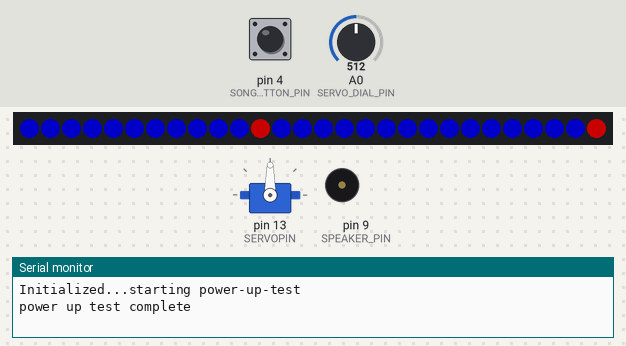
Simulated run of this sketch. Board: Arduino Uno, built with avr-gcc and run on an emulated ATmega328P. On the bench: servo, 28 RGB LEDs in strip order, left to right, buzzer (waves = sounding), the last lines printed to the serial monitor. The test bench sets the inputs (shaded band); at power-on: A0 (SERVO_DIAL_PIN) = 512, pin 4 (SONG_BUTTON_PIN) HIGH. Dim RGB values are drawn brighter than linear.

Above: at 4.0 s.
4.1 s: A0 (SERVO_DIAL_PIN) set to 589
5.9 s: A0 (SERVO_DIAL_PIN) set to 613
At 6.01 s:
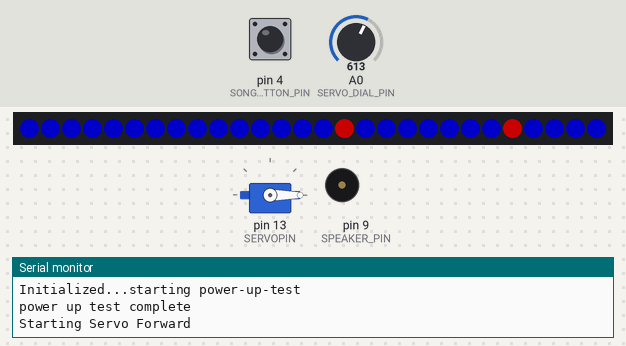
7.6 s: pin 4 (SONG_BUTTON_PIN) pulled LOW for 1 s
At 8.64 s:
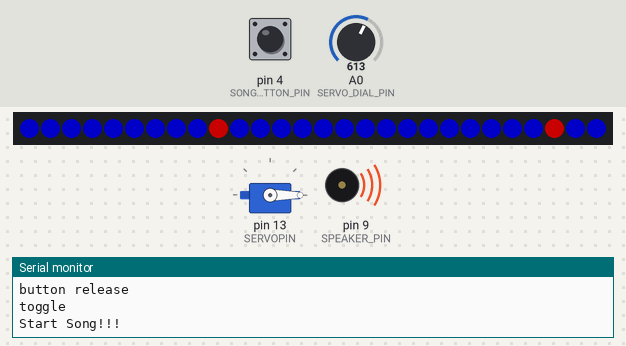
9.2 s: A0 (SERVO_DIAL_PIN) set to 309
10.7 s: A0 (SERVO_DIAL_PIN) set to 290
At 10.87 s:
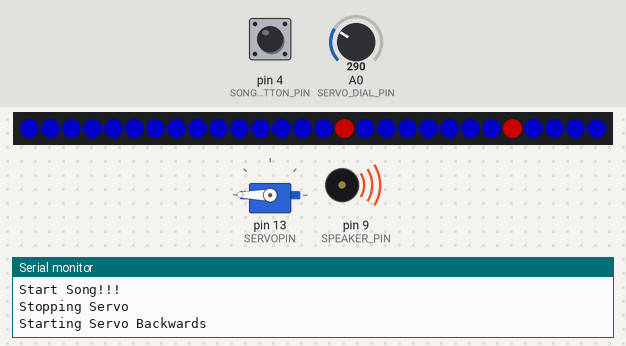
Timing chart, 0 to 13.5 s (numbered marks = the images above; inputs shaded):
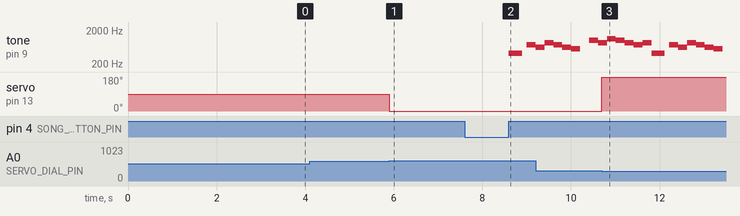

The sketch:

full_board.ino
```cpp
/*=============================================================================
 * full_board.ino
 *
 * This sketch showcases 3 activities going on simultaneously on an Uno:
 *    - continuous servo, controled by a poteniometer
 *    - playing a song on a speaker, controlled by a button
 *    - driving an RGB LED pattern.
 *
 */

/*====================================================
 *Servo defines
 ====================================================*/
#include "Servo.h"

#define SERVOPIN 13

Servo myServo;

typedef enum
{
  SERVO_FWD,
  SERVO_BACK,
  SERVO_STOP
} servo_dir_type;

servo_dir_type servo_dir=SERVO_STOP;

#define SERVO_DIAL_PIN A0

/*====================================================
 * music defines
 ====================================================*/

#define SONG_BUTTON_PIN 4
#define SPEAKER_PIN     9

bool     song_playing = false;
uint32_t song_start_ms;
uint32_t song_next_note_ms;
int      song_current_note_index;

/* This section of #defines sets the frequency for each note in Hz*/
#define NOTE_REST 0
#define NOTE_D3  147
#define NOTE_C4  262
#define NOTE_Db4 277
#define NOTE_D4  294
#define NOTE_Eb4 311
#define NOTE_E4  330
#define NOTE_F4  340
#define NOTE_Gb4 370
#define NOTE_G4  392
#define NOTE_Ab4 413
#define NOTE_A4  440
#define NOTE_Bb4 466
#define NOTE_B4  493
#define NOTE_C5  523
#define NOTE_Db5 554
#define NOTE_D5  587
#define NOTE_Eb5 622
#define NOTE_E5  659
#define NOTE_F5  698
#define NOTE_Gb5 739
#define NOTE_G5  783
#define NOTE_Ab5 830
#define NOTE_A5  880
#define NOTE_Bb5 932
#define NOTE_B5  987
#define NOTE_C6  1046
#define NOTE_Db6 1109

/* To define a song, we need a collection of notes.
 * Each note has a frequency (from the #defines above) and a duration
 */
typedef struct
{
  int freq;
  int duration_ms;
} note_type;

/* This structure will then hold the array of notes to make a song.
 * By specifying the number of notes in the song we're able have that song on "repeat"
 */
typedef struct
{
  note_type *notes;
  int        num_notes;
} song_type;

/* Here are the array definitions for the songs themselves */
note_type scale[]=
{
  {NOTE_C5, 1000},
  {NOTE_D5, 1000},
  {NOTE_E5, 1000},
  {NOTE_F5, 1000},
  {NOTE_G5, 1000},
  {NOTE_A5, 1000},
  {NOTE_B5, 1000},
  {NOTE_C6, 1000}
};

note_type groove[]=
{
  {NOTE_Ab4, 300},
  {NOTE_REST, 100},
  {NOTE_Gb5, 200},
  {NOTE_Eb5, 200},
  {NOTE_Ab5, 200},
  {NOTE_Gb5, 200},
  {NOTE_Eb5, 200},
  {NOTE_Db5, 200},
  {NOTE_REST,200},
  {NOTE_B5,  200},
  {NOTE_Ab5, 200},
  {NOTE_Db6, 200},
  {NOTE_B5,  200},
  {NOTE_Ab5, 200},
  {NOTE_Gb5, 200},
  {NOTE_Ab5, 200}
};

note_type temple[] =
{
  {NOTE_A4, 100},
  {NOTE_REST,50},
  {NOTE_A4, 100},
  {NOTE_REST,50},
  {NOTE_E5, 100},
  {NOTE_REST,50},
  {NOTE_E5, 100},
  {NOTE_REST,50},
  {NOTE_A5, 100},
  {NOTE_REST,50},
  {NOTE_A5, 100},
  {NOTE_REST,50},
  {NOTE_E5, 100},
  {NOTE_REST,50},
  {NOTE_E5, 100},
  {NOTE_REST,50},
  {NOTE_G4, 100},
  {NOTE_REST,50},
  {NOTE_G4, 100},
  {NOTE_REST,50},
  {NOTE_D5, 100},
  {NOTE_REST,50},
  {NOTE_D5, 100},
  {NOTE_REST,50},
  {NOTE_G5, 100},
  {NOTE_REST,50},
  {NOTE_G5, 100},
  {NOTE_REST,50},
  {NOTE_D5, 100},
  {NOTE_REST,50},
  {NOTE_D5, 100},
  {NOTE_REST,50},
  {NOTE_D4, 100},
  {NOTE_REST,50},
  {NOTE_D4, 100},
  {NOTE_REST,50},
  {NOTE_A4, 100},
  {NOTE_REST,50},
  {NOTE_A4, 100},
  {NOTE_REST,50},
  {NOTE_D5, 100},
  {NOTE_REST,50},
  {NOTE_D5, 100},
  {NOTE_REST,50},
  {NOTE_E5, 100},
  {NOTE_REST,50},
  {NOTE_E5, 100},
  {NOTE_REST,50},
  {NOTE_F5, 100},
  {NOTE_REST,50},
  {NOTE_F5, 100},
  {NOTE_REST,50},
  {NOTE_E5, 100},
  {NOTE_REST,50},
  {NOTE_E5, 100},
  {NOTE_REST,50},
  {NOTE_D5, 100},
  {NOTE_REST,50},
  {NOTE_D5, 100},
  {NOTE_REST,50},
  {NOTE_E5, 100},
  {NOTE_REST,50},
  {NOTE_E5, 100},
  {NOTE_REST,50}
};

note_type jaws[] =
{
  {NOTE_B4, 900},
  {NOTE_REST,100},
  {NOTE_C5, 900},
  {NOTE_REST,100}
};

note_type just_beep[] =
{
  {NOTE_E5,   700},
  {NOTE_REST, 300}
};

/* We now use the above-defined song_type to put the song and number of notes in that song */
song_type groove_song={groove, sizeof(groove)/sizeof(note_type)};
song_type temple_song={temple, sizeof(temple)/sizeof(note_type)};
song_type scale_song={scale, 8};
song_type just_beep_song={just_beep, sizeof(just_beep)/sizeof(note_type)};
song_type jaws_song={jaws, sizeof(jaws)/sizeof(note_type)};
song_type alarm_song;

/* this array is a collection of all the songs we want to play */
song_type all_songs[]=
{
  groove_song,
  temple_song,
  scale_song,
  jaws_song,
  just_beep_song
};

int num_songs = sizeof(all_songs)/sizeof(song_type);

/* These varibles alow us to loop over the songs in the "all_songs" array. */
int current_song_index = 0;
song_type song = groove_song;

/* We're debouncing the "song press" button to remove spurious toggles.
 *  That button needs to be held down for SONG_PRESS_BUTTON_TIME milliseconds and then released
 *  before we detect it as an actual button press.
 */
uint32_t song_button_press_ms = 0;
int      last_song_button_state = 1;
#define SONG_BUTTON_PRESS_TIME 500

/*=================================
 * LED Defines
 ===================================*/
#include <FastLED.h>

#define LED_PIN 6
#define LED_TYPE WS2812
#define COLOR_ORDER GRB
#define BRIGHTNESS 100
#define NUM_LEDS 28

/* CRGB is a type used by the FastLED library.  It lets us set color for each LED individualy.
 *  The leds array keeps track of what color is on each pixel of our LED collection.
 */
CRGB leds[NUM_LEDS];

/* We're going to be doing a moving pattern, so we want to keep track of time.
 *  This allows us to control the speed of our LED pattern without using the
 *  arduino's "delay" functions....as using delay would interfere with playing the song.
 */
uint32_t last_pixel_update_ms = 0;
#define PIXEL_UPDATE_RATE_MS 100

/* in the current implementation, we have two rings of LEDs connected to the LED pin:
 *  First, a "big ring" with 16 pixels, then a "small ring" with 12 pixels.
 *  Inside of the leds array, indexes 0 through 15 will reference the "big ring" pixels,
 *  and 16 through 27 will reference the "small ring" pixels.
 */
#define BIG_RING_START 0
#define BIG_RING_SIZE 16
#define SMALL_RING_START 16
#define SMALL_RING_SIZE 12

/* our pattern is going to be two circling red pixels on a blue background.  We use these
 *  variables to determine the current position of the red LED
 */
int big_ring_red_pos = BIG_RING_START;
int small_ring_red_pos = SMALL_RING_START;


/*=================================
 * MUSIC FUNCTIONS
 ===================================*/

/*=================================
 * start_song
 *
 * This function starts playing the current song (referenced by the "song" global variable
 * by playing the first note and storing when the next note needs to be played.
 ===================================*/
void start_song( void )
{
  note_type first_note;

  Serial.println("Start Song!!!");
  song_playing = true;

  song_start_ms = millis();

  // play the first note
  first_note = song.notes[0];
  if (first_note.freq == NOTE_REST)
  {
    noTone(SPEAKER_PIN);
  }
  else
  {
    tone(SPEAKER_PIN,first_note.freq);
  }

  // mark when the next note should start.
  song_next_note_ms = song_start_ms + first_note.duration_ms;

  // check for special case:  one note song.
  if (song.num_notes == 1) song_current_note_index = 0;
  else song_current_note_index = 1;
}

/*=================================
 * stop_song
 *
 * This function stops playing the current song (referenced by the "song" global variable
 * by turning off the speaker.
 *
 * In addition, we "queue up" the next song by modifing the "song" global variable.
 ===================================*/
void stop_song( void )
{
  noTone(SPEAKER_PIN);
  song_playing = false;

  /* get the next song in the list primed and ready */
  current_song_index++;
  if (current_song_index >= num_songs)
  {
    current_song_index = 0;
  }
  song = all_songs[current_song_index];
}

/*=================================
 * play_song
 *
 * This function does the heavy lifting of playing the current song.
 *
 * If it's time for a note to be played, it does so, and then marks the time
 * that the next note needs to be played.
 ===================================*/
void play_song( void )
{
  uint32_t current_time;
  note_type  note;

  current_time = millis();

  // is it time to play the next note?
  if (current_time > song_next_note_ms)
  {
    note = song.notes[song_current_note_index];
    if (note.freq == NOTE_REST)
    {
      noTone(SPEAKER_PIN);
    }
    else
    {
      tone(SPEAKER_PIN,note.freq);
    }

    // set up for the next note
    song_next_note_ms = current_time + note.duration_ms;
    song_current_note_index++;
    if (song_current_note_index == song.num_notes)
    {
      song_current_note_index = 0;
    }
  }
}

/*=================================
 * check_for_song_toggle
 *
 * This function debounces the SONG_BUTTON_PIN by keeping track of the button state, and,
 * if the button is pressed, at what time was that button pressed.
 *
 * When the button is released, we check to see how long it was pressed for.  If it was
 * long enough, we'll either start the current song (if no song was playing) or
 * stop the current song (if a song is currently playing).
 ===================================*/
void check_for_song_toggle(void)
{
  int current_song_button_state;
  int current_ms;

  current_ms = millis();

  current_song_button_state = digitalRead(SONG_BUTTON_PIN);
  if (current_song_button_state == 0)
  {
    /* if the button was just pressed, mark the time when it was pressed */
    if (last_song_button_state == 1)
    {
      Serial.print("Song button pressed.  Time: ");
      Serial.println(current_ms);
      song_button_press_ms = current_ms;
    }
  }
  else
  {
    if (last_song_button_state == 0)
    {
      /* if the button was released, see if it was down long enough to warrant
       *  a toggle
       */
      Serial.println("button release");

      if (current_ms > song_button_press_ms + SONG_BUTTON_PRESS_TIME)
      {
        Serial.println("toggle");

        /* toggle the song */
        if (song_playing)
        {
          stop_song();
        }
        else
        {
          start_song();
        }
      }
    }
  }

  last_song_button_state = current_song_button_state;
}

/*======================================================
* SERVO FUNCITONS
=======================================================*/

/*=================================
 * check_for_servo_dir_change
 *
 * We're using a poteniometer attached to the SERVO_DIAL_PIN to control our
 * continuous servo.  Depending on how that poteniometer is turned, we'll either rotate
 * it forward or backwards, or stop it if the dial is in the middle.
 ===================================*/
void check_for_servo_dir_change( void )
{
  int read_val;

  /* This read will return a value of 0-1023, depending on the value of the poteniometer. */
  read_val = analogRead(SERVO_DIAL_PIN);

  /* Map that dial value to one of three states */
  if (read_val > 600)
  {
    /* Values bigger than 600 correspond to "forward" direction.
     * If we weren't already moving forward, start the servo moving forward.
     */
    if (servo_dir != SERVO_FWD)
    {
      Serial.println("Starting Servo Forward");
      servo_dir = SERVO_FWD;
      myServo.attach(SERVOPIN);
      myServo.write(0);   // With a continuous servo, values of 0 correspond to full speed
                          // in one direction.
    }
  }
  else if (read_val < 300)
  {
    /* Values bigger than 600 correspond to "forward" direction.
     * If we weren't already moving forward, start the servo moving forward.
     */
    if (servo_dir != SERVO_BACK)
    {
      Serial.println("Starting Servo Backwards");
      servo_dir = SERVO_BACK;
      myServo.attach(SERVOPIN);
      myServo.write(180);  // Servo values of 180 correspond to full speed in the other direction.
    }
  }
  else
  {
    /* If the potentiometer is in the middle, stop the servo */
    if (servo_dir != SERVO_STOP)
    {
      Serial.println("Stopping Servo");
      servo_dir = SERVO_STOP;
      myServo.detach();
    }
  }

}

/*=====================================
 * LED FUNCTIONS
 ======================================*/

/*=================================
 * rotate_rings
 *
 * We've got two RGB rings in our project...a large one with 16 pixels, and a smaller one
 * with 12 pixels.
 *
 * This function causes both rings to be mostly blue, with one red LED that chases around
 * each ring.  Since the rings map to different places in the "leds" array, we need to do
 * some math to figure out where in the ring we need to update.
 ===================================*/
void rotate_rings(void)
{
  uint32_t current_ms;
  int i;

  current_ms = millis();

  /* is it time for an update? */
  if (current_ms > last_pixel_update_ms + PIXEL_UPDATE_RATE_MS)
  {
    /* Update the big ring */
    for (i = BIG_RING_START; i < BIG_RING_SIZE; i++)
    {
      /* Mark the current index (big_ring_red_pos) as red, and the others in the big ring blue */
      if (i == big_ring_red_pos)
      {
        leds[i] = CRGB::Red;
      }
      else
      {
        leds[i] = CRGB::Blue;
      }
    }
    /* and then move our "red" position one around, dealing with the fact that when we get to the
     *  end of the ring, we need to go back to zero (the start of the ring).
     */
    big_ring_red_pos++;
    if (big_ring_red_pos == BIG_RING_SIZE)
    {
      big_ring_red_pos = 0;
    }

    /* Update the small ring */

    /* inside of the "leds" array, the small rings positions are 16 through 27.  */
    for (i = SMALL_RING_START; i < (SMALL_RING_START + SMALL_RING_SIZE); i++)
    {
      /* Same thing going on here as with the big ring.  Set one pixel of the small ring to
       *  red, and the rest blue
       */
      if (i == small_ring_red_pos)
      {
        leds[i] = CRGB::Red;
      }
      else
      {
        leds[i] = CRGB::Blue;

      }
    }
    /* ...and advance where that red pixel will be next time...wrapping it around now
     *  to the index marking the start of the small ring (16)
     */
    small_ring_red_pos++;
    if (small_ring_red_pos == (SMALL_RING_SIZE + SMALL_RING_START) )
    {
      small_ring_red_pos = SMALL_RING_START;
    }

    /* Now that we've got the leds array set, FastLED.show() actually displays those pixels */
    FastLED.show();
    last_pixel_update_ms = current_ms;
  }

}

/*==================================
 * Setup....runs once at start
 ===================================*/
void setup (void)
{
  int i;

  Serial.begin(9600);

  pinMode(SPEAKER_PIN, OUTPUT);
  pinMode(SONG_BUTTON_PIN, INPUT_PULLUP);

  myServo.attach(SERVOPIN);
  pinMode(SERVO_DIAL_PIN, INPUT);

  FastLED.addLeds<LED_TYPE, LED_PIN, COLOR_ORDER>(leds, NUM_LEDS).setCorrection( TypicalLEDStrip );
  FastLED.setBrightness(  BRIGHTNESS );

  Serial.println("Initialized...starting power-up-test");

  // Power up test...cycle all LEDs blue.
  for (i=0;i<NUM_LEDS;i++)
  {
    leds[i] = CRGB::Blue;
    FastLED.show();
    FastLED.delay(100);
  }

  Serial.println("power up test complete");


}

/*=========================================
 * Loop...continuously runs
 ==========================================*/
void loop (void)
{

  check_for_song_toggle();
  if (song_playing)
  {
    play_song();
  }

  check_for_servo_dir_change();

  rotate_rings();


}
```

Measured:
- the behaviour switches between 600 and 601 on A0 (SERVO_DIAL_PIN) (found by bisection; images 0 and 1)
- the behaviour switches between 300 and 299 on A0 (SERVO_DIAL_PIN) (found by bisection; images 2 and 3)
- after the input at 5.9 s, servo on pin 13 (SERVOPIN): 90° → 0° at once
- after the input at 7.6 s, tone on pin 9 (SPEAKER_PIN): silent → 413 Hz after 1.0 s, → silent 0.30 s later, → 739 Hz 0.10 s later
- after the input at 10.7 s, servo on pin 13 (SERVOPIN): 0° → 180° at once
